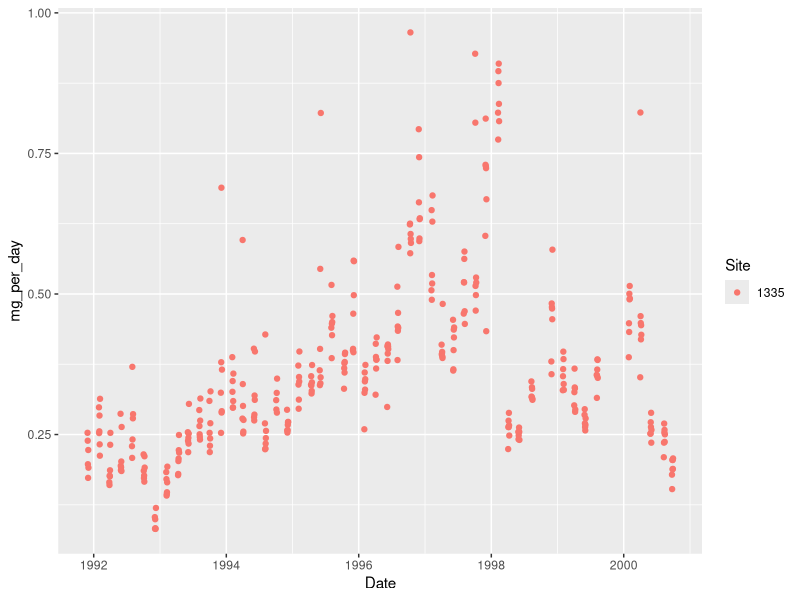
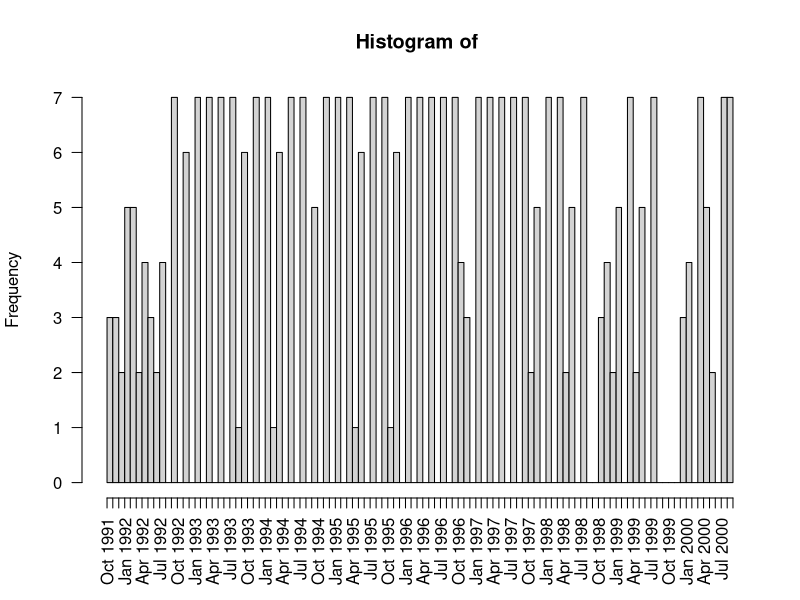
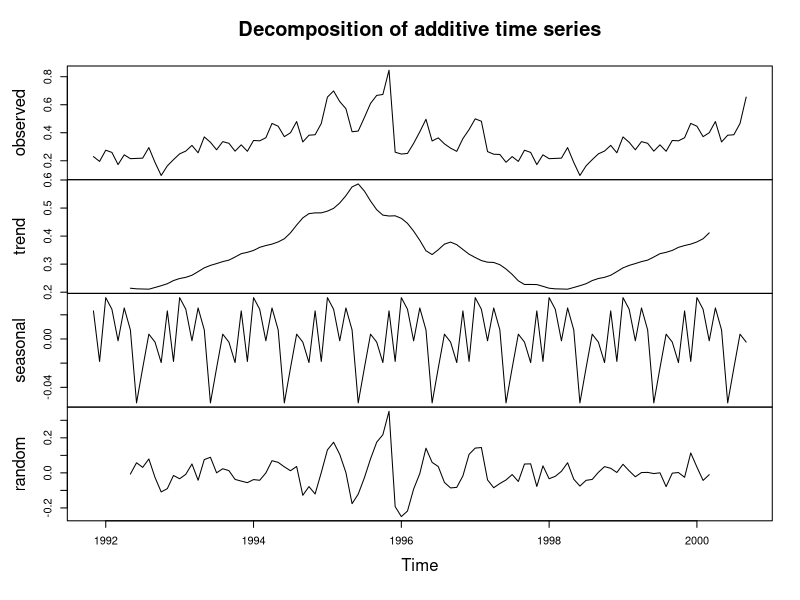
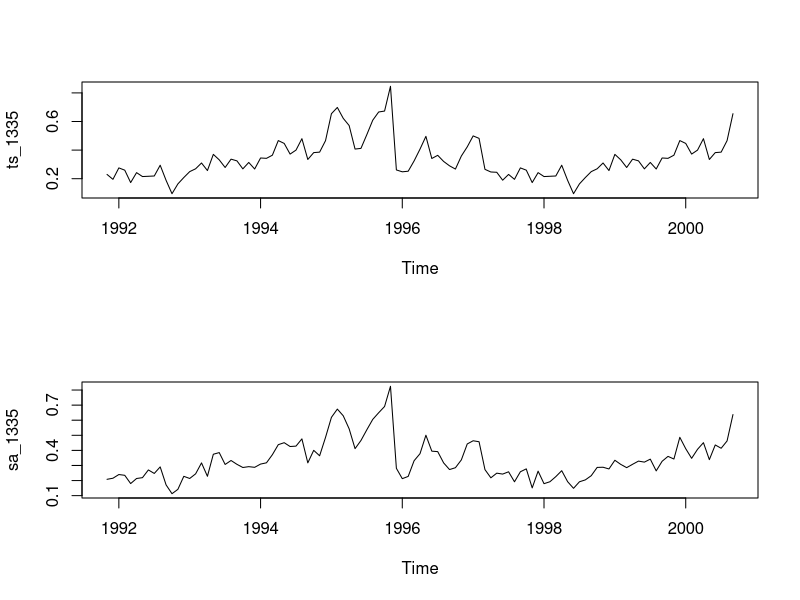
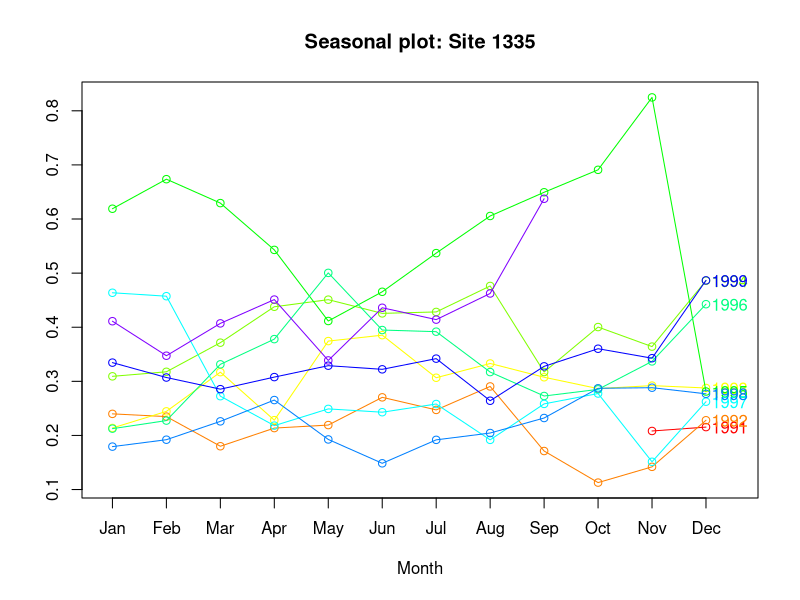
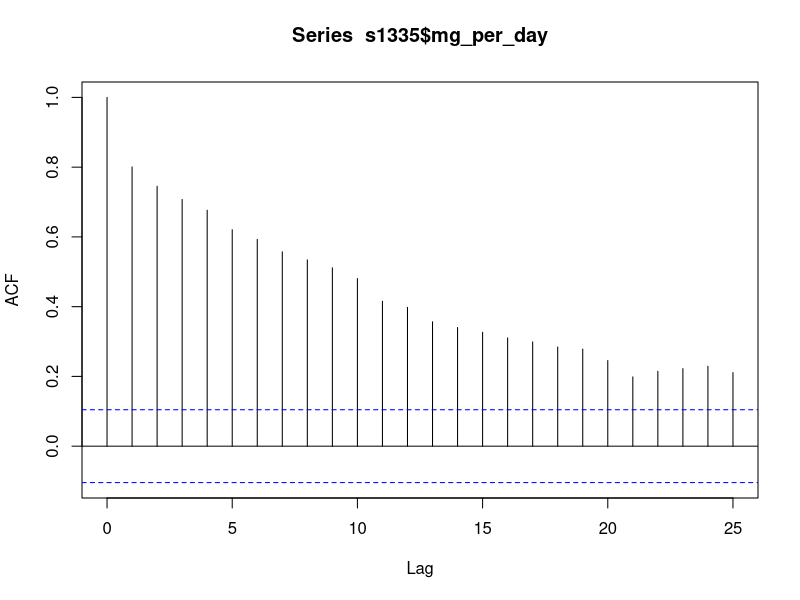
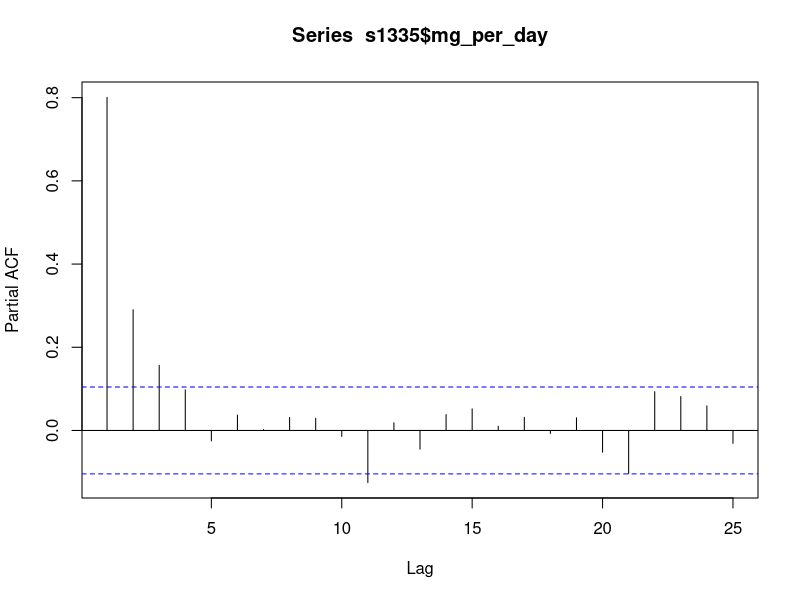
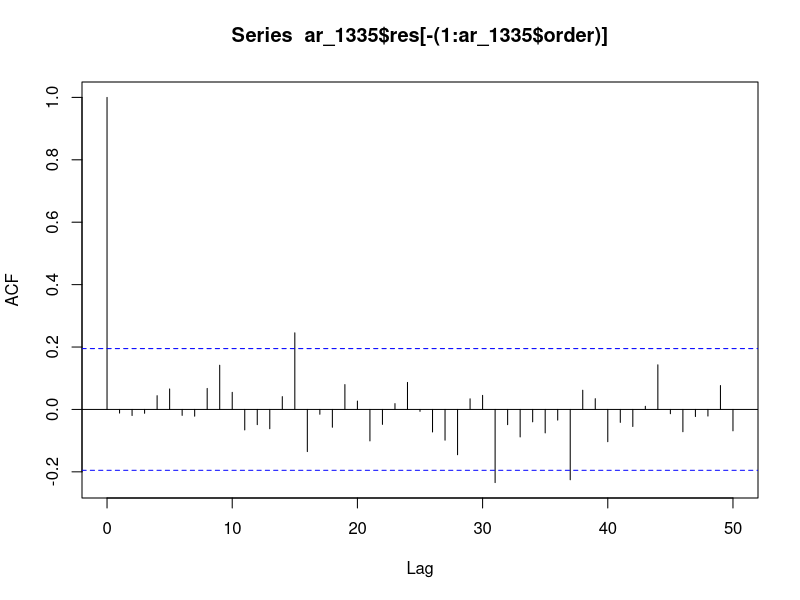

R code for these plots, in order:
## ---- chunk 1
knitr::opts_chunk$set(collapse = TRUE, warnings = FALSE)
## ---- chunk 2
library(tidyverse)
library(lubridate) # work with dates
library(readxl) # read excel files

library(zoo)
library(forecast)
## ---- chunk 3
s1335 <- read_excel("Data workshop.xlsx", sheet = 3) %>% 
   rename(Site = 1, Date = 3, mg_per_day = 7) %>% 
   mutate(Site = factor(Site), # change columns to factor
                   Year = as.factor(Year),
                   Month = as.factor(Month)) 
## ---- chunk 4
ggplot(s1335,
        aes(Date, mg_per_day, color = Site)) +
   geom_point()
## ---- chunk 5
s1335 %>% 
   group_by(Year, Month) %>% 
   summarize(count = n()) %>% 
   arrange(-count) # arrange by count column in descending order
## ---- chunk 6
ave_s1335 <- s1335 %>% 
   group_by(Year, Month, Site) %>% 
   summarize(mg_per_day = mean(mg_per_day),
             SD = sd(mg_per_day))
## ---- chunk 7
hist(as.Date(s1335$Date), # change POSIXct to Date object
     breaks = "months", 
     freq = TRUE,
     xlab = "", # remove label so doesn't overlap with date labels,
     format = "%b %Y", # format the date label, mon year
     las = 2)
## ---- chunk 8
ts_1335 <- ts(ave_s1335$mg_per_day, frequency = 12,
                 start = c(1991, 11), end = c(2000, 9))

class(ts_1335) # check the object class
ts_1335 # see the data


## ---- chunk 9
library(zoo)
z_1335 <- zoo(s1335$mg_per_day, order.by = s1335$Date)

head(z_1335)
## ---- chunk 10
decomp_1335 <- decompose(ts_1335)
plot(decomp_1335)
## ---- chunk 11
stl_1335 <- stl(ts_1335, s.window = "periodic") # deompose into seasonal, trend, and irregular components
head(stl_1335$time.series)
## ---- chunk 12
sa_1335 <- seasadj(stl_1335) # seasonally adjusted data

par(mfrow = c(2,1))
plot(ts_1335) #, type = "1")
plot(sa_1335)
## ---- chunk 13
par(mfrow = c(1,1))
seasonplot(sa_1335, 12, col=rainbow(12), year.labels=TRUE, main="Seasonal plot: Site 1335")
## ---- chunk 14
acf(s1335$mg_per_day)
pacf(s1335$mg_per_day)
## ---- chunk 15
library(tseries)
adf.test(ts_1335) # p-value < 0.05 indicates the TS is stationary
kpss.test(ts_1335)
## ---- chunk 16
nsdiffs(ts_1335)
## ---- chunk 17
ar_1335 <- ar(ts_1335, method = "mle")

mean(ts_1335)

ar_1335$order
ar_1335$ar
acf(ar_1335$res[-(1:ar_1335$order)], lag = 50) 
## ---- chunk 18
chem <- window(ts_1335, start = 1991)
head(chem)

chem.lm <- lm(chem ~ time(chem))
coef(chem.lm)

confint(chem.lm)
acf(resid(chem.lm))
## ---- chunk 19
library(nlme)
chem.gls <- gls(chem ~ time(chem), cor = corAR1(0.7))
coef(chem.gls)
confint(chem.gls)
acf(resid(chem.gls))
## ---- chunk 20
Seas <- cycle(chem)
Time <- time(chem)
chem.lm <- lm(chem ~ 0 + Time + factor(Seas))
coef(chem.lm)
acf(resid(chem.lm))
## ---- chunk 21
par(mfrow = c(2,1))
plot(ts_1335)
plot(diff(ts_1335))
## ---- chunk 22
AIC (arima(ts_1335, order = c(1,1,0),
seas = list(order = c(1,0,0), 12)))

chem.arima <-  (arima(ts_1335, order = c(0,1,1),
seas = list(order = c(0,0,1), 12)))

acf(resid(chem.arima), lag = 50)


